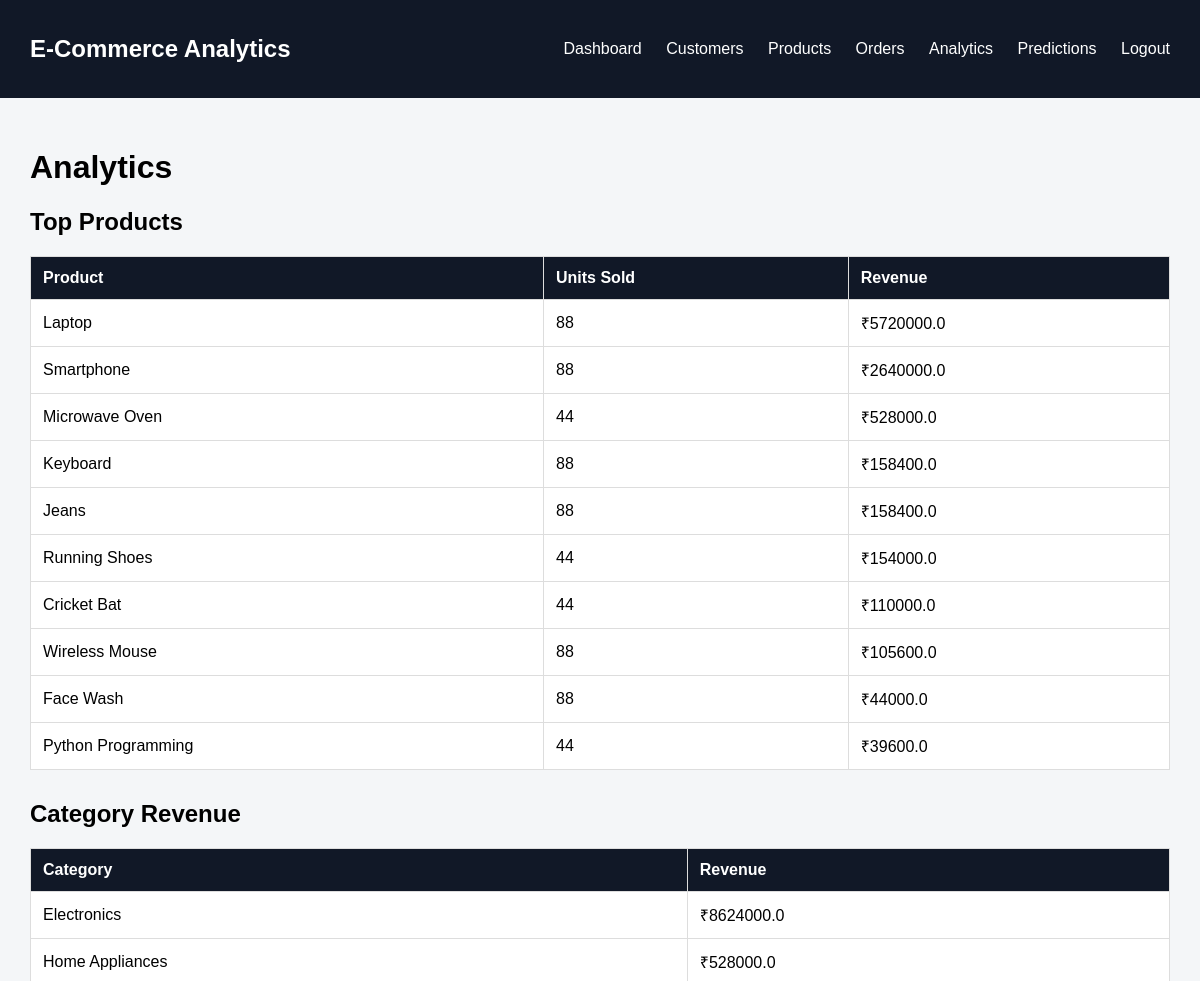
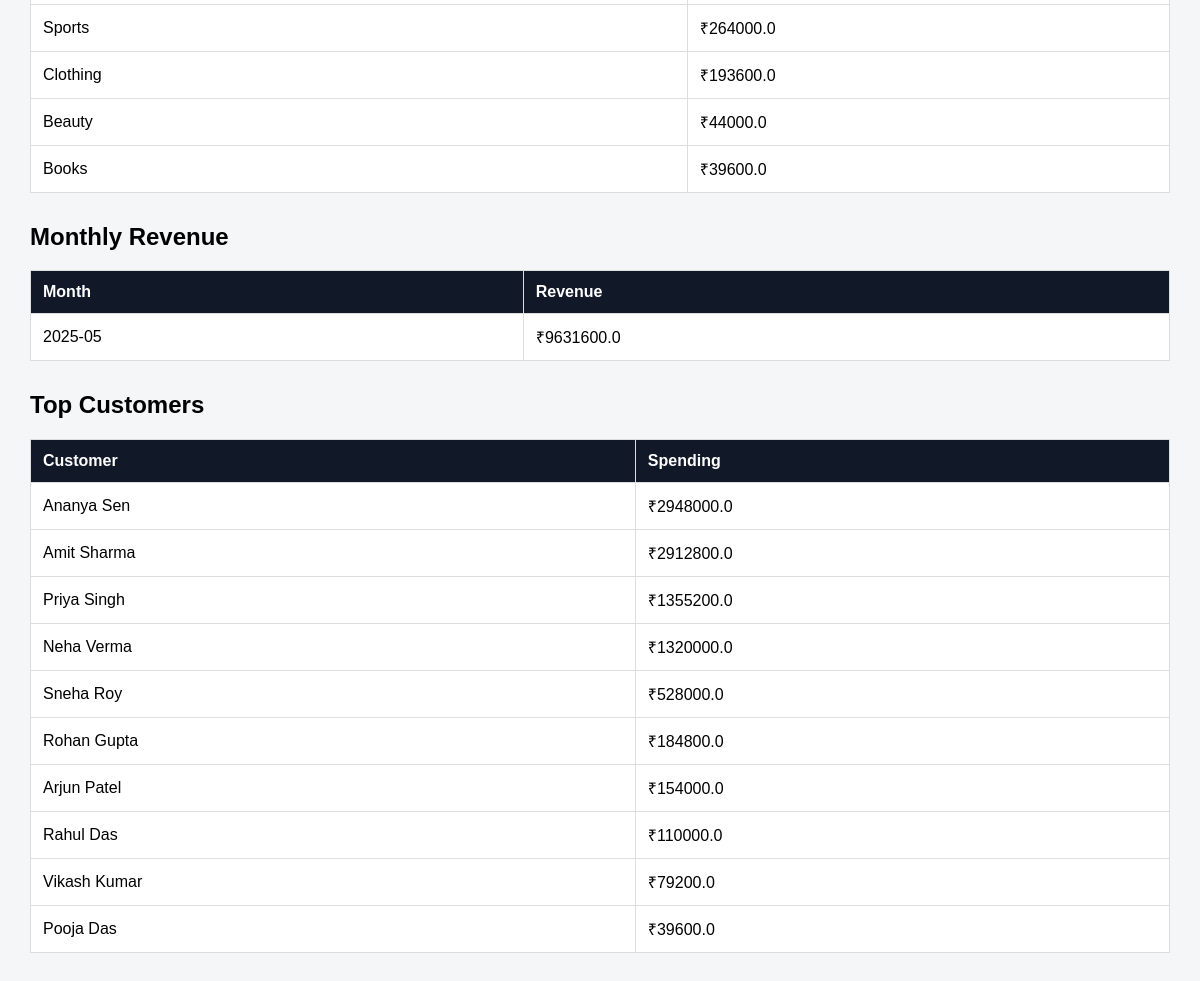
Screenshot of /analytics (signed in) with the database file from the repository (2 pictures, top to bottom).
### tables this page shows
CREATE TABLE products (
            product_id INTEGER PRIMARY KEY AUTOINCREMENT,
            product_name TEXT NOT NULL,
            category_id INTEGER,
            price REAL,
            stock_quantity INTEGER,
            brand TEXT,
            rating REAL,
            FOREIGN KEY (category_id) REFERENCES categories(category_id)
        );

CREATE TABLE categories (
            category_id INTEGER PRIMARY KEY AUTOINCREMENT,
            category_name TEXT NOT NULL,
            description TEXT
        );

CREATE TABLE customers (
            customer_id INTEGER PRIMARY KEY AUTOINCREMENT,
            customer_name TEXT NOT NULL,
            email TEXT UNIQUE NOT NULL,
            phone TEXT,
            city TEXT,
            state TEXT,
            country TEXT DEFAULT 'India',
            registration_date TEXT,
            gender TEXT,
            age INTEGER
        );

### app.py (the view)
@app.route("/analytics")
def analytics():
    if "admin" not in session:
        return redirect(url_for("login"))
    connection = get_connection()
    cursor = get_cursor(connection)
    cursor.execute("""
        SELECT
            p.product_name,
            SUM(oi.quantity) AS units_sold,
            SUM(oi.quantity * oi.unit_price) AS revenue
        FROM products p
        JOIN order_items oi
            ON p.product_id = oi.product_id
        JOIN orders o
            ON oi.order_id = o.order_id
        WHERE o.order_status <> 'Cancelled'
        GROUP BY p.product_id, p.product_name
        ORDER BY revenue DESC
        LIMIT 10
    """)
    top_products = cursor.fetchall()
    cursor.execute("""
        SELECT
            c.category_name,
            SUM(oi.quantity * oi.unit_price) AS revenue
        FROM categories c
        JOIN products p
            ON c.category_id = p.category_id
        JOIN order_items oi
            ON p.product_id = oi.product_id
        JOIN orders o
            ON oi.order_id = o.order_id
        WHERE o.order_status <> 'Cancelled'
        GROUP BY c.category_id, c.category_name
        ORDER BY revenue DESC
    """)
    categories = cursor.fetchall()
    cursor.execute("""
        SELECT
            strftime('%Y-%m', order_date) AS month,
            SUM(total_amount) AS revenue
        FROM orders
        WHERE order_status <> 'Cancelled'
        GROUP BY month
        ORDER BY month
    """)
    monthly = cursor.fetchall()
    cursor.execute("""
        SELECT
            c.customer_name,
            SUM(o.total_amount) AS spending
        FROM customers c
        JOIN orders o
            ON c.customer_id = o.customer_id
        WHERE o.order_status <> 'Cancelled'
        GROUP BY c.customer_id, c.customer_name
        ORDER BY spending DESC
        LIMIT 10
    """)
    top_customers = cursor.fetchall()
    cursor.close()
    connection.close()
    return render_template("analytics.html", top_products=top_products, categories=categories, monthly=monthly, top_customers=top_customers)

### app.py (called while the page is built, shortened)
def sqlite_connect():
    DB_PATH.parent.mkdir(parents=True, exist_ok=True)
    connection = sqlite3.connect(str(DB_PATH))
    connection.row_factory = sqlite3.Row
    return connection

def get_cursor(connection):
    if isinstance(connection, sqlite3.Connection):
        return connection.cursor()
    return connection.cursor(dictionary=True)

def get_connection():
    use_sqlite = os.getenv("USE_SQLITE", "1").lower() in {"1", "true", "yes", "on"}
    return sqlite_connect()

### templates/analytics.html (shortened to what this page needs)
<!DOCTYPE html>
<html>
<head>
    <link rel="stylesheet" href="{{ url_for('static', filename='css/style.css') }}">
</head>
<body>
<nav>
    <h2>E-Commerce Analytics</h2>
    <div>
        <a href="/">Dashboard</a>
        <a href="/customers">Customers</a>
        <a href="/products">Products</a>
        <a href="/orders">Orders</a>
        <a href="/analytics">Analytics</a>
        <a href="/predictions">Predictions</a>
        <a href="/logout">Logout</a>
    </div>
</nav>
<div class="container">
    <h1>Analytics</h1>
    <h2>Top Products</h2>
    <table>
        <thead>
            <tr>
                <th>Product</th>
                <th>Units Sold</th>
                <th>Revenue</th>
            </tr>
        </thead>
        <tbody>
            {% for product in top_products %}
            <tr>
                <td>{{ product.product_name }}</td>
                <td>{{ product.units_sold }}</td>
                <td>₹{{ product.revenue }}</td>
            </tr>
            {% endfor %}
        </tbody>
    </table>
    <h2>Category Revenue</h2>
    <table>
        <thead>
            <tr>
                <th>Category</th>
                <th>Revenue</th>
            </tr>
        </thead>
        <tbody>
            {% for category in categories %}
            <tr>
                <td>{{ category.category_name }}</td>
                <td>₹{{ category.revenue }}</td>
            </tr>
            {% endfor %}
        </tbody>
    </table>
    <h2>Monthly Revenue</h2>
    <table>
        <thead>
            <tr>
                <th>Month</th>
                <th>Revenue</th>
            </tr>
        </thead>
        <tbody>
            {% for item in monthly %}
            <tr>
                <td>{{ item.month }}</td>
                <td>₹{{ item.revenue }}</td>
            </tr>
            {% endfor %}
        </tbody>
    </table>
    <h2>Top Customers</h2>
    <table>
        <thead>
            <tr>
                <th>Customer</th>
                <th>Spending</th>
            </tr>
        </thead>
        <tbody>
            {% for customer in top_customers %}
            <tr>
                <td>{{ customer.customer_name }}</td>
                <td>₹{{ customer.spending }}</td>
            </tr>
            {% endfor %}
        </tbody>
    </table>
</div>
</body>
</html>

### static/css/style.css (style rules this page uses)
* { box-sizing: border-box; }
body { margin: 0; font-family: Arial, sans-serif; background: #f4f6f8; }
nav { background: #111827; color: white; padding: 15px 30px; display: flex; justify-content: space-between; align-items: center; }
nav a { color: white; text-decoration: none; margin-left: 20px; }
.container { padding: 30px; }
table { width: 100%; border-collapse: collapse; background: white; margin-bottom: 30px; }
th, td { padding: 12px; border: 1px solid #ddd; text-align: left; }
th { background: #111827; color: white; }

### rows the page displays
products: product_name "Laptop", units_sold "88", revenue "5720000.0"
products: product_name "Smartphone", units_sold "88", revenue "2640000.0"
products: product_name "Microwave Oven", units_sold "44", revenue "528000.0"
products: product_name "Keyboard", units_sold "88", revenue "158400.0"
products: product_name "Jeans", units_sold "88", revenue "158400.0"
products: product_name "Running Shoes", units_sold "44", revenue "154000.0"
products: product_name "Cricket Bat", units_sold "44", revenue "110000.0"
products: product_name "Wireless Mouse", units_sold "88", revenue "105600.0"
products: product_name "Face Wash", units_sold "88", revenue "44000.0"
products: product_name "Python Programming", units_sold "44", revenue "39600.0"
categories: category_name "Electronics", revenue "8624000.0"
categories: category_name "Home Appliances", revenue "528000.0"
categories: category_name "Sports", revenue "264000.0"
categories: category_name "Clothing", revenue "193600.0"
categories: category_name "Beauty", revenue "44000.0"
categories: category_name "Books", revenue "39600.0"
customers: customer_name "Ananya Sen", spending "2948000.0"
customers: customer_name "Amit Sharma", spending "2912800.0"
customers: customer_name "Priya Singh", spending "1355200.0"
customers: customer_name "Neha Verma", spending "1320000.0"
customers: customer_name "Sneha Roy", spending "528000.0"
customers: customer_name "Rohan Gupta", spending "184800.0"
customers: customer_name "Arjun Patel", spending "154000.0"
customers: customer_name "Rahul Das", spending "110000.0"
customers: customer_name "Vikash Kumar", spending "79200.0"
customers: customer_name "Pooja Das", spending "39600.0"

### other values shown
{{ item.month }} "2025-05"
{{ item.revenue }} "9631600.0"
